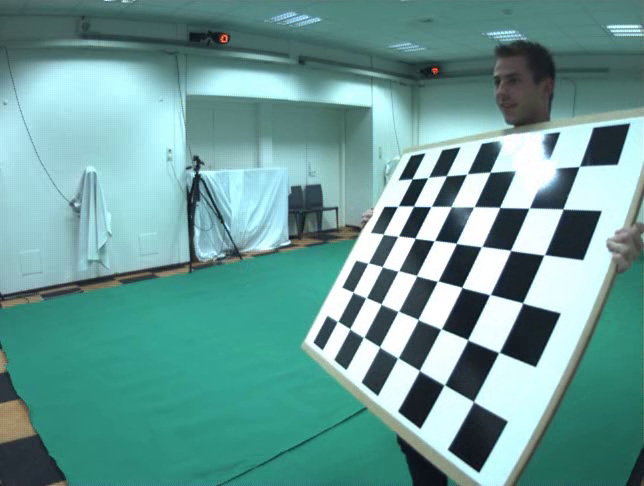
#> input picture data/cam1/saved_frames/camera1_frame_1054.png, 644 x 486 px
$ python intrinsics.py
#> lines starting #> are read from the running program, lines starting #| are printed output that depends on the picture; after the words box and inside, x2 and y2 are one past the last pixel; in counts of white or black regions, pixels touching at a corner belong together
import cv2 as cv
import os
import glob
import numpy as np

from ComVis.ass1.offline import interpolate_corners, draw_chessboard_corners, click_coords

# TODO: cv.setmouseclicks werkt nog niet, komt door de functie click_coords die wordt aangeroepen daarin.
# Deze functie gebruikt een variable buiten de functie en ik weet even niet hoe we dat moeten oplossen zonder alle code te kopieren

# [43 lines left out: function show_vid_and_save_frames, not called in this run]

# UNCOMMENT TO DISPLAY VIDEO AND SAVE FRAMES
# if __name__ == '__main__':
#     show_vid_and_save_frames(1, save_frames=True)


# ==== getting camera intrinsics, code copied and slightly altered from ComVis assignment 1 ====

# termination criteria
criteria = (cv.TERM_CRITERIA_EPS + cv.TERM_CRITERIA_MAX_ITER, 30, 0.001)

# define size of chessboard (from checkerboard.xml)
checkerboard_width = 8
checkerboard_height = 6
checkerboard_square_size = 115

# object points
objp = np.zeros((checkerboard_width*checkerboard_height,3), np.float32)
objp[:,:2] = np.mgrid[0:checkerboard_width,0:checkerboard_height].T.reshape(-1,2)

objpoints = []
imgpoints = []

images = glob.glob('data/cam1/saved_frames/*.png')
print(images)

for fname in images:
    img = cv.imread(fname)
#> img is the input picture: shape (486, 644, 3); mean B, G, R 151.1, 155.2, 105.5
    gray = cv.cvtColor(img, cv.COLOR_BGR2GRAY)
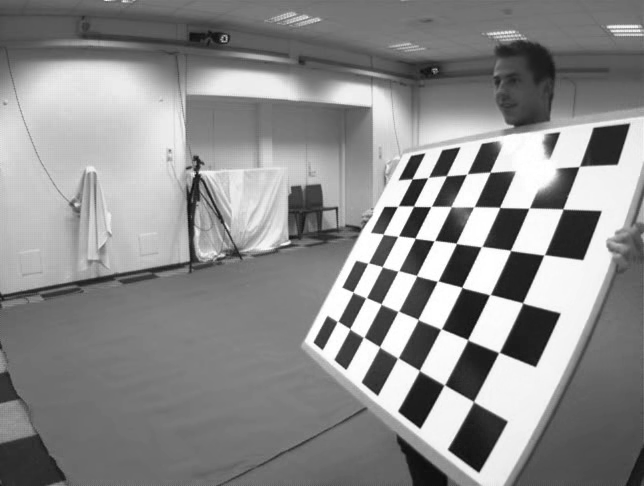
#> gray: shape (486, 644); min 10, max 255, mean 139.8
    click_coordinates = []

    # find chessboard corners automatically
    ret, corners = cv.findChessboardCorners(gray, (checkerboard_width,checkerboard_height), None)
#> ret = True; corners = 48 rows, first 8: [412, 179], [427.8, 177.7], [446.3, 175.7], [467, 173.9], [490.1, 172.1], [514.8, 171.3], [556.6, 168.4], [579.1, 166.5]

    if ret:

        # if found, add image and object points and draw image
        corners2 = cv.cornerSubPix(gray,corners, (11,11), (-1,-1), criteria)
#> corners2 = 48 rows, first 8: [408, 179.1], [425.2, 177.5], [446.2, 175.7], [466.9, 174], [490.1, 172.1], [515.2, 171.4], [557.8, 168], [579.4, 166.4]
        objpoints.append(objp)
        imgpoints.append(corners2)

        img = cv.drawChessboardCorners(img, (checkerboard_width,checkerboard_height), corners2, ret)
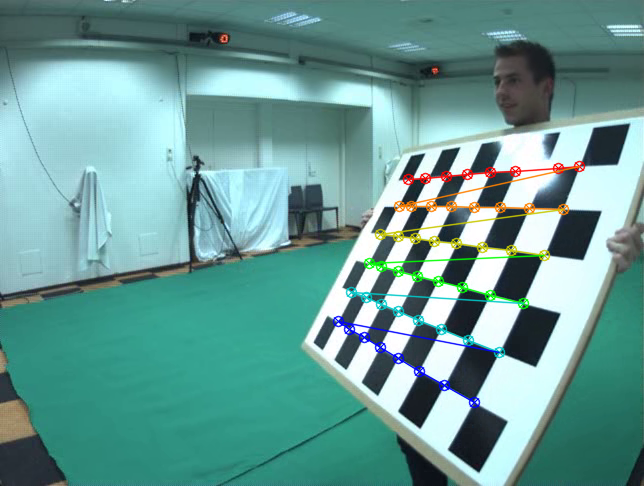
#> img: shape (486, 644, 3); 2.94% of pixels changed, all inside (x1, y1, x2, y2) = (332, 160, 586, 409)
        cv.imshow('img', img)
        cv.waitKey(500)

    else:

        # if not found automatically, manually select corners
        print("Automatic detection failed. Please select corners manually.")
        cv.namedWindow('Image')
        cv.setMouseCallback('Image', click_coords)
        cv.imshow('Image', img)
        cv.waitKey(0)

        if len(click_coordinates) == 4:

            # interpolate all corners from the four outer corners
            interpolated_corners = interpolate_corners(click_coordinates, checkerboard_width, checkerboard_height)
            objpoints.append(objp)
            imgpoints.append(interpolated_corners)
            # laat zien na het klikken van de 4 corners of het is gelukt >> aNOG NIET!! DUS NOG FF LATEN
            draw_chessboard_corners(img, interpolated_corners, checkerboard_width, checkerboard_height)
        else:
            print("Not enough points selected.")
#> pass 2 of the loop `for fname in images:`:
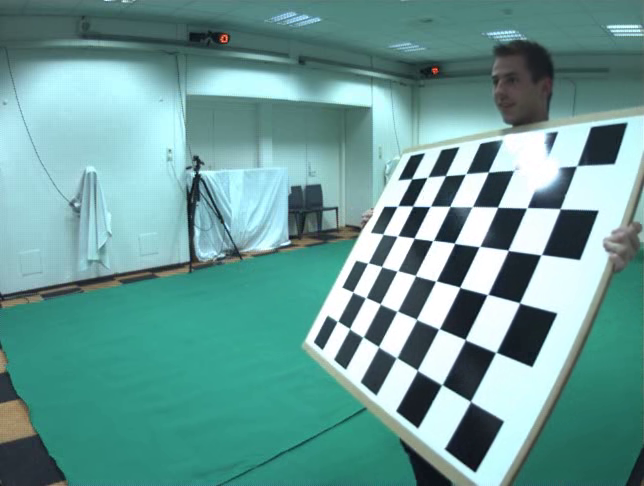
#> input picture data/cam1/saved_frames/camera1_frame_1056.png, 644 x 486 px
#> img is the input picture: shape (486, 644, 3); mean B, G, R 151.4, 155.3, 105.6
#> `gray = cv.cvtColor(img, cv.COLOR_BGR2GRAY)`:
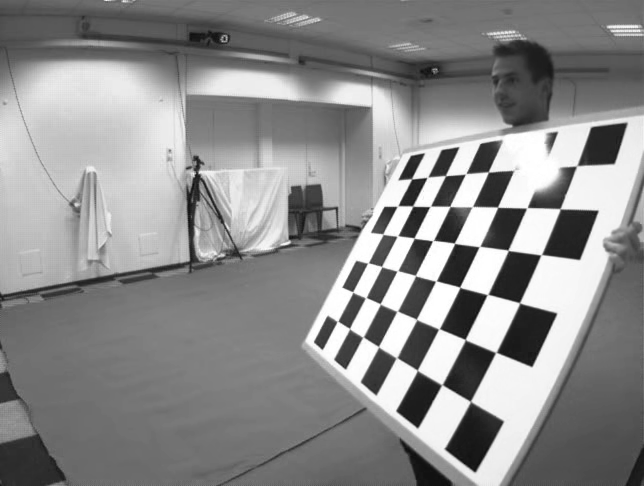
#> gray: shape (486, 644); min 11, max 255, mean 139.9
#> corners = 48 rows, first 8: [411.6, 178.9], [427.1, 177.5], [445.5, 175.7], [465.5, 174], [488.3, 171.9], [513.4, 170.9], [560.7, 167.1], [576.6, 165.8]
#> corners2 = 48 rows, first 8: [407.3, 179.2], [422.3, 177.5], [445.1, 175.6], [465.7, 173.8], [488.3, 172], [513.8, 170.5], [560.7, 167.1], [576.8, 165.7]
#> `img = cv.drawChessboardCorners(img, (checkerboard_width,checkerboard_h..`:
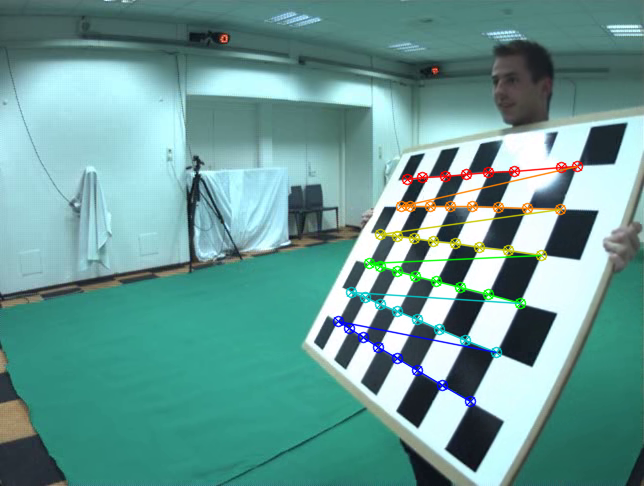
#> img: shape (486, 644, 3); 2.9% of pixels changed, all inside (x1, y1, x2, y2) = (332, 160, 584, 408)
#> pass 3 of the loop `for fname in images:`:
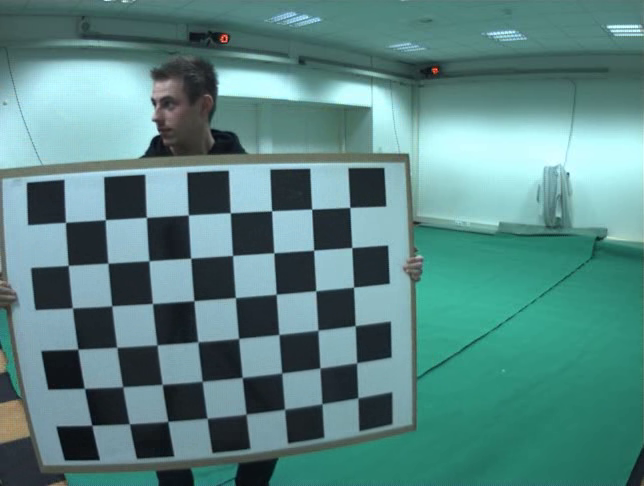
#> input picture data/cam1/saved_frames/camera1_frame_106.png, 644 x 486 px
#> img is the input picture: shape (486, 644, 3); mean B, G, R 131.8, 134, 88.9
#> `gray = cv.cvtColor(img, cv.COLOR_BGR2GRAY)`:
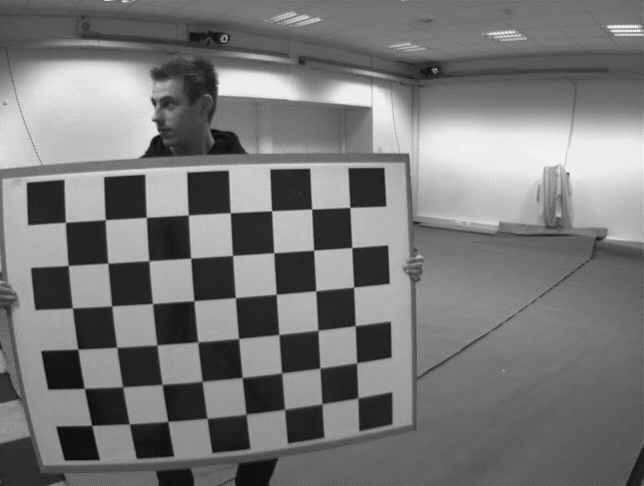
#> gray: shape (486, 644); min 6, max 245, mean 120.2
#> corners = 48 rows, first 8: [65.59, 222.5], [105.5, 219.6], [146.6, 217.5], [188.4, 215], [230.4, 212.8], [271.7, 210.8], [311.6, 209.2], [349.9, 207.4]
#> corners2 = 48 rows, first 8: [65.45, 222.3], [105.2, 219.7], [146.4, 217.3], [188.3, 215], [230.3, 212.7], [271.6, 210.8], [311.6, 209.1], [349.8, 207.4]
#> `img = cv.drawChessboardCorners(img, (checkerboard_width,checkerboard_h..`:
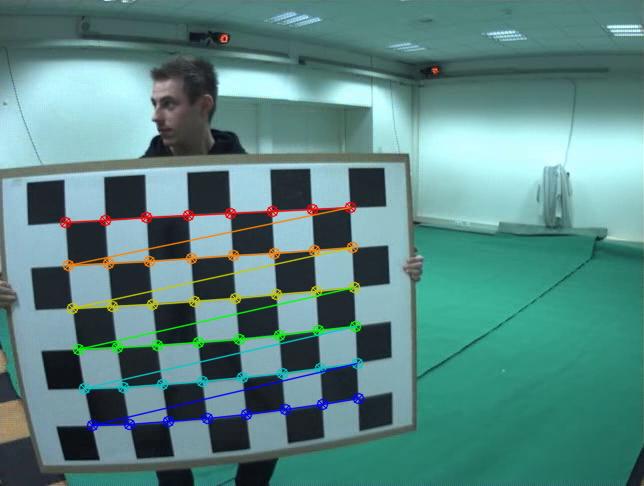
#> img: shape (486, 644, 3); 4.11% of pixels changed, all inside (x1, y1, x2, y2) = (59, 201, 365, 432)

cv.destroyAllWindows()
